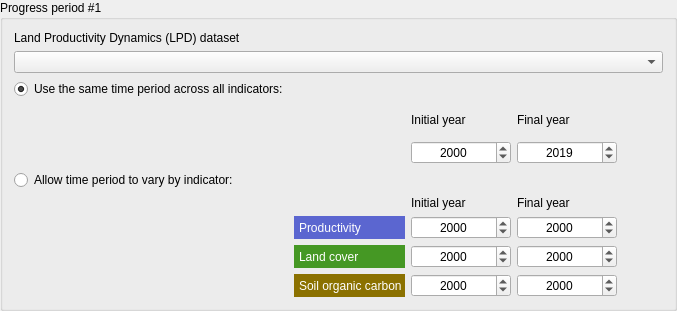
<?xml version="1.0" encoding="UTF-8"?>
<ui version="4.0">
 <class>ProgressPeriodFragment</class>
 <widget class="QGroupBox" name="groupBox_progress_period">
  <property name="sizePolicy">
   <sizepolicy hsizetype="Minimum" vsizetype="Fixed">
    <horstretch>0</horstretch>
    <verstretch>0</verstretch>
   </sizepolicy>
  </property>
  <property name="title">
   <string>Progress period #1</string>
  </property>
  <layout class="QGridLayout" name="gridLayout_3">
   <item row="7" column="3">
    <widget class="QLabel" name="label_14">
     <property name="text">
      <string>Final year</string>
     </property>
    </widget>
   </item>
   <item row="12" column="2">
    <widget class="QDateEdit" name="year_initial_progress_soc">
     <property name="minimumSize">
      <size>
       <width>100</width>
       <height>0</height>
      </size>
     </property>
     <property name="alignment">
      <set>Qt::AlignCenter</set>
     </property>
     <property name="maximumDate">
      <date>
       <year>2035</year>
       <month>12</month>
       <day>31</day>
      </date>
     </property>
     <property name="minimumDate">
      <date>
       <year>1980</year>
       <month>1</month>
       <day>1</day>
      </date>
     </property>
     <property name="displayFormat">
      <string>yyyy</string>
     </property>
    </widget>
   </item>
   <item row="7" column="2">
    <widget class="QLabel" name="label_15">
     <property name="text">
      <string>Initial year</string>
     </property>
    </widget>
   </item>
   <item row="1" column="0" colspan="5">
    <widget class="QComboBox" name="cb_jrc_progress"/>
   </item>
   <item row="11" column="3">
    <widget class="QDateEdit" name="year_final_progress_lc">
     <property name="minimumSize">
      <size>
       <width>100</width>
       <height>0</height>
      </size>
     </property>
     <property name="alignment">
      <set>Qt::AlignCenter</set>
     </property>
     <property name="maximumDate">
      <date>
       <year>2035</year>
       <month>12</month>
       <day>31</day>
      </date>
     </property>
     <property name="minimumDate">
      <date>
       <year>1980</year>
       <month>1</month>
       <day>1</day>
      </date>
     </property>
     <property name="displayFormat">
      <string>yyyy</string>
     </property>
    </widget>
   </item>
   <item row="3" column="3">
    <widget class="QLabel" name="label_4">
     <property name="minimumSize">
      <size>
       <width>0</width>
       <height>30</height>
      </size>
     </property>
     <property name="text">
      <string>Final year</string>
     </property>
    </widget>
   </item>
   <item row="12" column="1">
    <widget class="QLabel" name="label_progress_soc">
     <property name="styleSheet">
      <string notr="true">background-color: #8B7100; padding-left: 2px; color: white</string>
     </property>
     <property name="text">
      <string>Soil organic carbon</string>
     </property>
    </widget>
   </item>
   <item row="9" column="1">
    <widget class="QLabel" name="label_progress_prod">
     <property name="autoFillBackground">
      <bool>false</bool>
     </property>
     <property name="styleSheet">
      <string notr="true">background-color: #5B66D0; padding-left: 2px; color: white</string>
     </property>
     <property name="text">
      <string>Productivity</string>
     </property>
    </widget>
   </item>
   <item row="3" column="2">
    <widget class="QLabel" name="label_12">
     <property name="minimumSize">
      <size>
       <width>0</width>
       <height>30</height>
      </size>
     </property>
     <property name="font">
      <font>
       <weight>50</weight>
       <bold>false</bold>
      </font>
     </property>
     <property name="text">
      <string>Initial year</string>
     </property>
    </widget>
   </item>
   <item row="0" column="0">
    <widget class="QLabel" name="label_jrc_progress">
     <property name="text">
      <string>Land Productivity Dynamics (LPD) dataset</string>
     </property>
    </widget>
   </item>
   <item row="5" column="0">
    <widget class="QRadioButton" name="radio_time_period_vary_progress">
     <property name="text">
      <string>Allow time period to vary by indicator:</string>
     </property>
    </widget>
   </item>
   <item row="11" column="1">
    <widget class="QLabel" name="label_progress_lc">
     <property name="autoFillBackground">
      <bool>false</bool>
     </property>
     <property name="styleSheet">
      <string notr="true">background-color: #459824; padding-left: 2px; color: white</string>
     </property>
     <property name="text">
      <string>Land cover</string>
     </property>
    </widget>
   </item>
   <item row="4" column="3">
    <widget class="QDateEdit" name="year_final_progress">
     <property name="minimumSize">
      <size>
       <width>100</width>
       <height>0</height>
      </size>
     </property>
     <property name="alignment">
      <set>Qt::AlignCenter</set>
     </property>
     <property name="dateTime">
      <datetime>
       <hour>0</hour>
       <minute>0</minute>
       <second>0</second>
       <year>2019</year>
       <month>1</month>
       <day>1</day>
      </datetime>
     </property>
     <property name="maximumDate">
      <date>
       <year>2035</year>
       <month>12</month>
       <day>31</day>
      </date>
     </property>
     <property name="minimumDate">
      <date>
       <year>1980</year>
       <month>1</month>
       <day>1</day>
      </date>
     </property>
     <property name="displayFormat">
      <string>yyyy</string>
     </property>
    </widget>
   </item>
   <item row="12" column="3">
    <widget class="QDateEdit" name="year_final_progress_soc">
     <property name="minimumSize">
      <size>
       <width>100</width>
       <height>0</height>
      </size>
     </property>
     <property name="alignment">
      <set>Qt::AlignCenter</set>
     </property>
     <property name="maximumDate">
      <date>
       <year>2035</year>
       <month>12</month>
       <day>31</day>
      </date>
     </property>
     <property name="minimumDate">
      <date>
       <year>1980</year>
       <month>1</month>
       <day>1</day>
      </date>
     </property>
     <property name="displayFormat">
      <string>yyyy</string>
     </property>
    </widget>
   </item>
   <item row="9" column="4">
    <spacer name="horizontalSpacer_2">
     <property name="orientation">
      <enum>Qt::Horizontal</enum>
     </property>
     <property name="sizeHint" stdset="0">
      <size>
       <width>40</width>
       <height>20</height>
      </size>
     </property>
    </spacer>
   </item>
   <item row="11" column="2">
    <widget class="QDateEdit" name="year_initial_progress_lc">
     <property name="minimumSize">
      <size>
       <width>100</width>
       <height>0</height>
      </size>
     </property>
     <property name="alignment">
      <set>Qt::AlignCenter</set>
     </property>
     <property name="maximumDate">
      <date>
       <year>2035</year>
       <month>12</month>
       <day>31</day>
      </date>
     </property>
     <property name="minimumDate">
      <date>
       <year>1980</year>
       <month>1</month>
       <day>1</day>
      </date>
     </property>
     <property name="displayFormat">
      <string>yyyy</string>
     </property>
    </widget>
   </item>
   <item row="9" column="2">
    <widget class="QDateEdit" name="year_initial_progress_prod">
     <property name="minimumSize">
      <size>
       <width>100</width>
       <height>0</height>
      </size>
     </property>
     <property name="alignment">
      <set>Qt::AlignCenter</set>
     </property>
     <property name="maximumDate">
      <date>
       <year>2035</year>
       <month>12</month>
       <day>31</day>
      </date>
     </property>
     <property name="minimumDate">
      <date>
       <year>1980</year>
       <month>1</month>
       <day>1</day>
      </date>
     </property>
     <property name="displayFormat">
      <string>yyyy</string>
     </property>
    </widget>
   </item>
   <item row="4" column="2">
    <widget class="QDateEdit" name="year_initial_progress">
     <property name="minimumSize">
      <size>
       <width>100</width>
       <height>0</height>
      </size>
     </property>
     <property name="alignment">
      <set>Qt::AlignCenter</set>
     </property>
     <property name="maximumDate">
      <date>
       <year>2035</year>
       <month>12</month>
       <day>31</day>
      </date>
     </property>
     <property name="minimumDate">
      <date>
       <year>1980</year>
       <month>1</month>
       <day>1</day>
      </date>
     </property>
     <property name="displayFormat">
      <string>yyyy</string>
     </property>
    </widget>
   </item>
   <item row="2" column="0">
    <widget class="QRadioButton" name="radio_time_period_same_progress">
     <property name="text">
      <string>Use the same time period across all indicators:</string>
     </property>
     <property name="checked">
      <bool>true</bool>
     </property>
    </widget>
   </item>
   <item row="9" column="3">
    <widget class="QDateEdit" name="year_final_progress_prod">
     <property name="minimumSize">
      <size>
       <width>100</width>
       <height>0</height>
      </size>
     </property>
     <property name="alignment">
      <set>Qt::AlignCenter</set>
     </property>
     <property name="maximumDate">
      <date>
       <year>2035</year>
       <month>12</month>
       <day>31</day>
      </date>
     </property>
     <property name="minimumDate">
      <date>
       <year>1980</year>
       <month>1</month>
       <day>1</day>
      </date>
     </property>
     <property name="displayFormat">
      <string>yyyy</string>
     </property>
    </widget>
   </item>
  </layout>
 </widget>
 <resources/>
 <connections/>
</ui>
